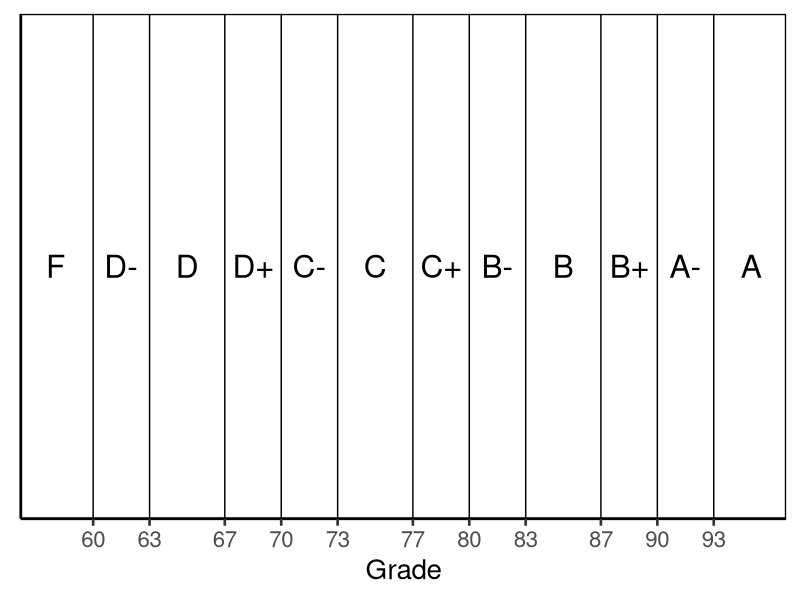

This figure's R source: (Note: this script raises an error after producing the figure.)
## ---- chunk 1
library(knitr)
opts_chunk$set(echo=FALSE, results = "asis", message = FALSE, warning = FALSE, out.width = "100%")

library(tidyverse)
library(xtable)
library(kableExtra)

# xtable options
options(xtable.comment = FALSE)

# ggplot global options
theme_set(theme_classic(base_size = 20))
## ---- chunk 2
assignments = data.frame(
  Assignment = c("Quizzes (6)", "News Reports (6)", "Participation", "Final Exam"),
  Percentage = c("40%", "40%", "20%", "30% of final grade")
)

assignments %>% 
  kbl(booktabs = TRUE) %>% 
  kable_styling(position = "center", latex_options = c("striped", "hold_position"))
## ---- chunk 3
grading = data.frame(
  Grade = c("A", "A-", "B+", "B", "B-", "C+", "C", "C-", "D+", "D", "D-", "F"),
  Percentage = c(93, 90, 87, 83, 80, 77, 73, 70, 67, 63, 60, NA),
  position = c(95, 91.5, 88.5, 85, 81.5, 78.5, 75, 71.5, 68.5, 65, 61.5, 58)
)

ggplot(grading) +
  aes(x = 58:100, label = Grade) +
  geom_vline(xintercept = grading$Percentage) +
  geom_text(aes(x = position, y = 1), size = 8) +
  scale_x_continuous(breaks = grading$Percentage) +
  labs(x = "Grade") +
  theme(panel.border = element_rect(colour = "black", fill=NA),
        axis.title.y = element_blank(),
        axis.text.y = element_blank(),
        axis.ticks.y = element_blank())
## ---- chunk 4
dates = data.frame(
  Assignment = c("Quiz 1", "News Report 1", "Quiz 2", "News Report 2", "Quiz 3", "Fall Break (NO CLASS)",
                 "News Report 3", "Quiz 4", "News Report 4",
                 "Quiz 5", "News Report 5", "Thanksgiving Break (NO CLASS)",
                 "Quiz 6", "News Report 6", "Final Exam"),
  Date = c("September 3", "September 10", "September 17", "September 24", "October 1", "October 4-8", "October 15",
           "October 22", "October 29", "November 5", "November 12", "November 22-26", "December 3", "December 10", "TBD")
)

dates %>% 
  kbl(booktabs = TRUE) %>% 
  kable_styling(position = "center", latex_options = c("striped", "hold_position"))
## ---- chunk 5
include_graphics("figs/title_ix.png")
## ---- chunk 6
include_graphics("figs/emergency.png")
